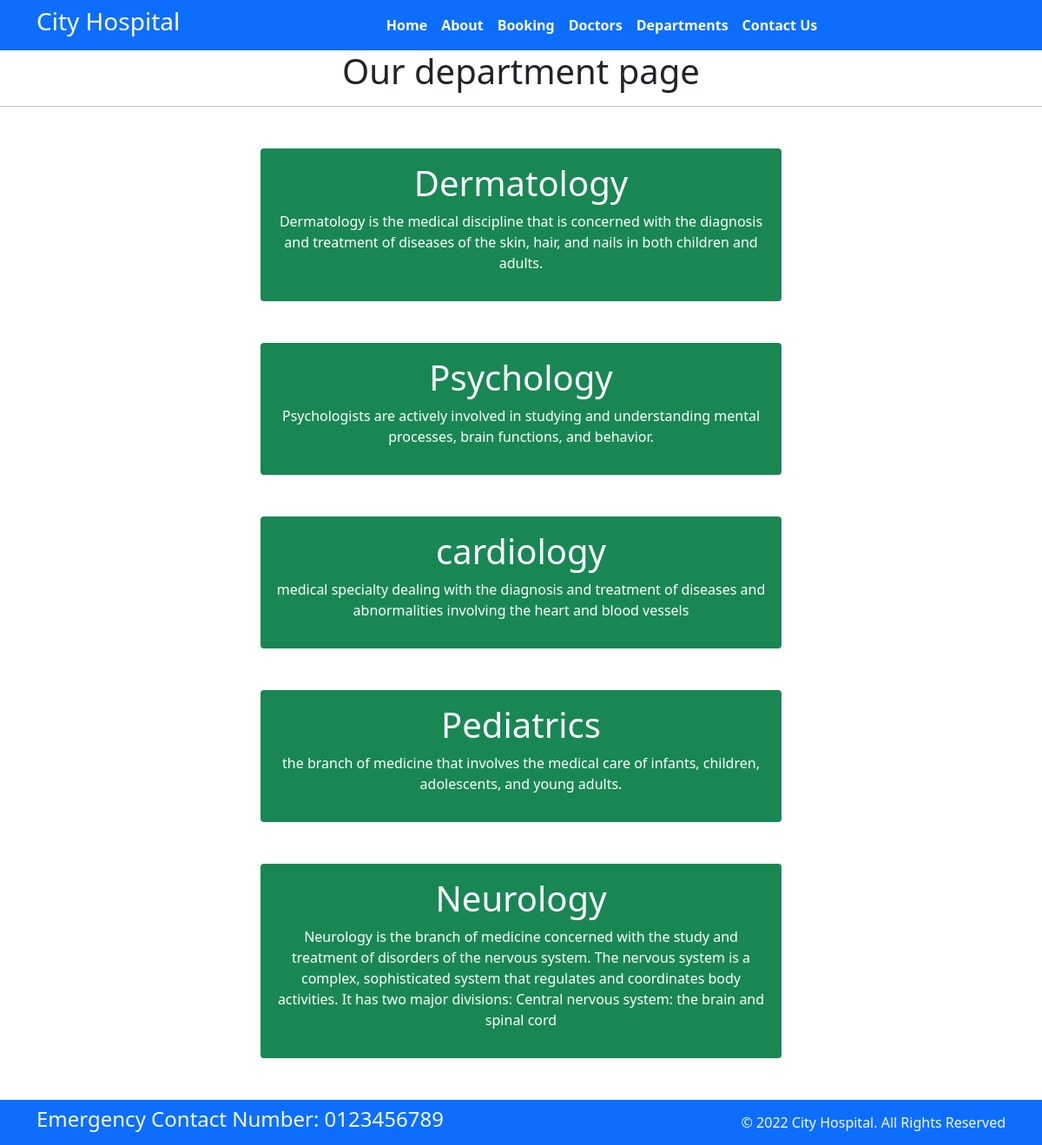
Screenshot of /department with the database file from the repository.
### home/models.py (models this page shows, shortened)
class Departments(models.Model):
    dep_name=models.CharField(max_length=100)
    dep_description=models.TextField()

### home/views.py (the view)
# urls.py: path('department',views.department,name='department'),
def department(request):
    dict_dept = {
        'dept' :Departments.objects.all()
    }
    return render(request,'department.html',dict_dept)

### templates/department.html (shortened to what this page needs)
{% extends 'base.html' %}
{% block content %}
<h1 class="text-center"> Our department page</h1>
<hr>
{% for d in dept %}
<div class="mx-auto w-50 bg-success text-center text-white p-3 my-5 border-warning rounded">
    <h1>{{d.dep_name}}</h1>
    <p>{{d.dep_description}}</p>
</div>
{% endfor %}
{% endblock %}

### rows the page displays
Departments: dep_name "Dermatology", dep_description "Dermatology is the medical discipline that is concerned with the diagnosis and treatment of diseases of the skin, hair, and nails in both children and adults."
Departments: dep_name "Psychology", dep_description "Psychologists are actively involved in studying and understanding mental processes, brain functions, and behavior."
Departments: dep_name "cardiology", dep_description "medical specialty dealing with the diagnosis and treatment of diseases and abnormalities involving the heart and blood vessels"
Departments: dep_name "Pediatrics", dep_description "the branch of medicine that involves the medical care of infants, children, adolescents, and young adults."
Departments: dep_name "Neurology", dep_description "Neurology is the branch of medicine concerned with the study and treatment of disorders of the nervous system. The nervous system is a complex, sophisticated system that regulates and coordinates body activities. It has two major divisions: Central nervous system: the brain and spinal cord"
